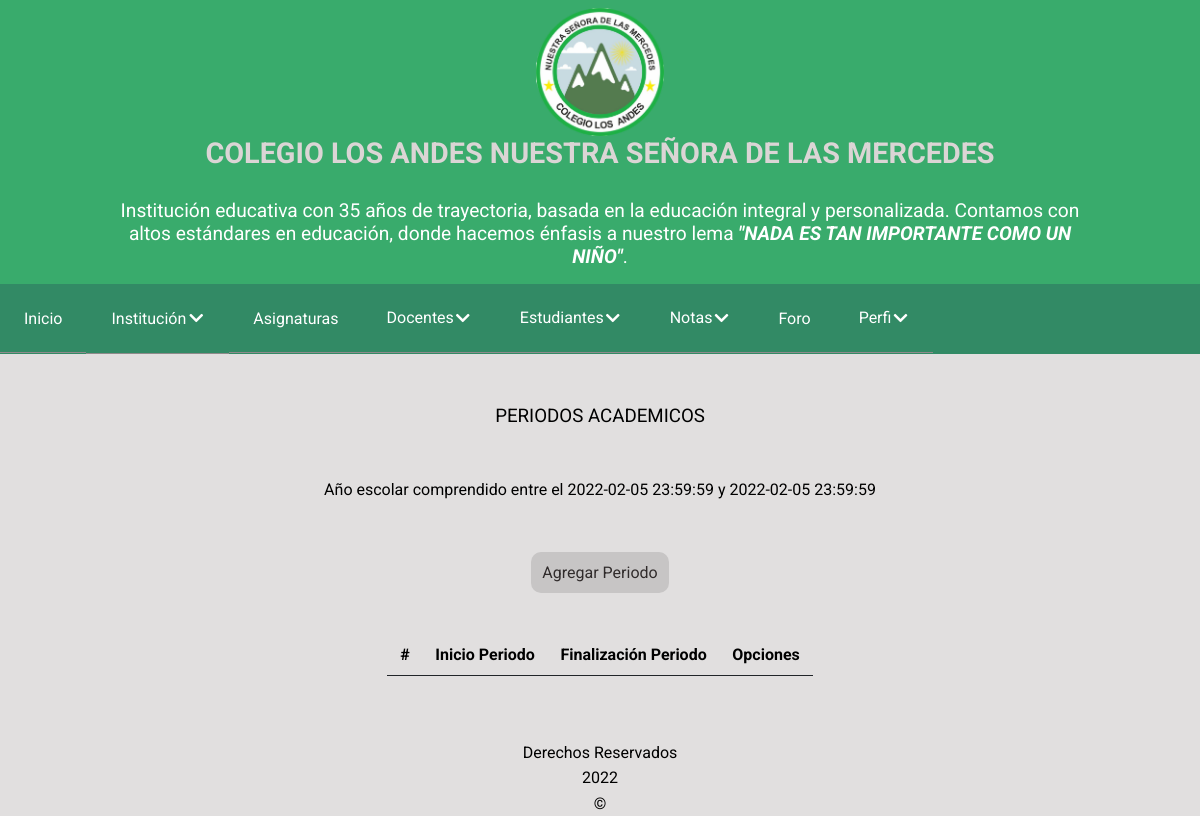
The app's page /principal.php?CONTENIDO=layout/components/lista-periodo.php (signed in), older data.
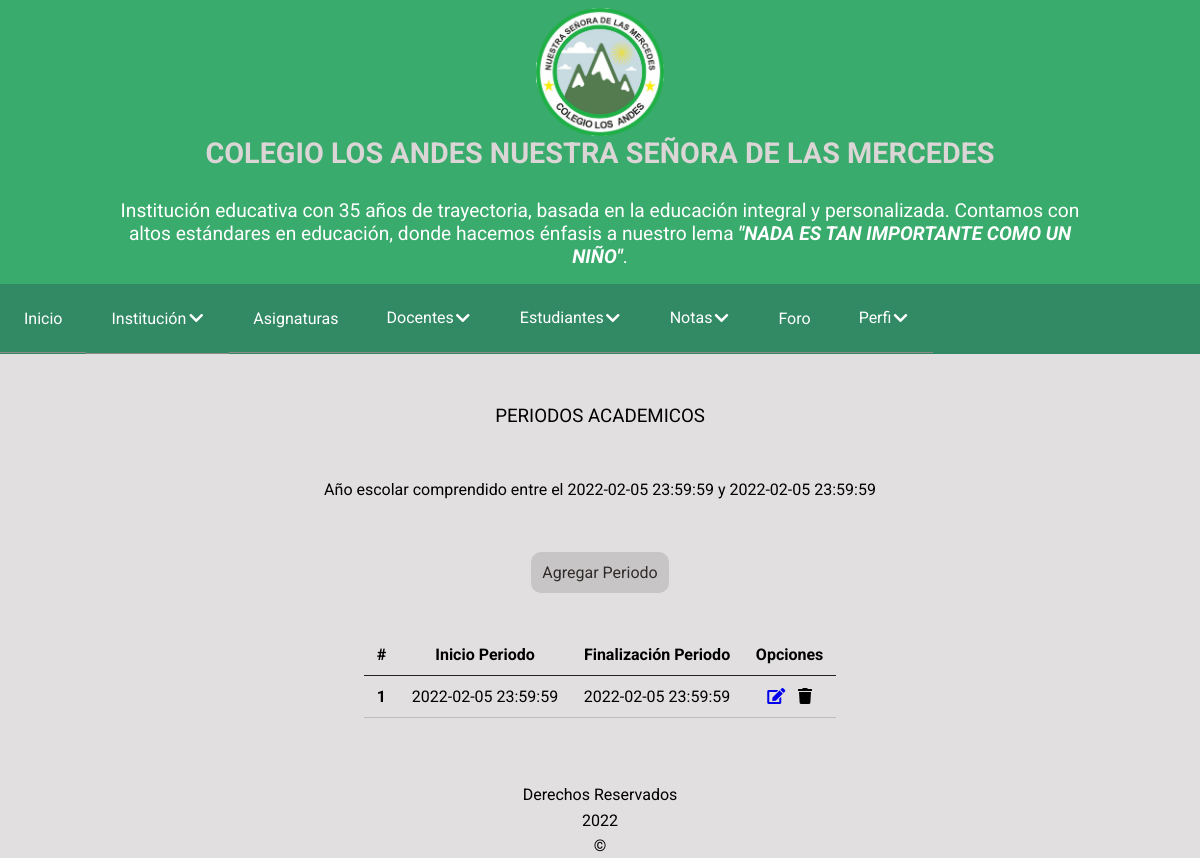
The same page, newer data.
### tables this page shows
CREATE TABLE periodo_academico (
    id int(4) NOT NULL AUTO_INCREMENT PRIMARY KEY,
    inicio_periodo DATETIME DEFAULT CURRENT_TIMESTAMP ON UPDATE CURRENT_TIMESTAMP,
    finalizacion_periodo DATETIME DEFAULT CURRENT_TIMESTAMP ON UPDATE CURRENT_TIMESTAMP
);

### logica/clases/PeriodoAcademico.php (called while the page is built, shortened)
<?php
class PeriodoAcademico
{
    private $id;
    private $inicioPeriodo;
    private $finalizacionPeriodo;
    public function __construct($campo, $valor)
    {
        if ($campo != null) {
            $this->id = $campo['id'];
            $this->inicioPeriodo = $campo['inicio_periodo'];
            $this->finalizacionPeriodo = $campo['finalizacion_periodo'];
        }
    }
    public function getId()
    {
        return $this->id;
    }
    public function getInicioPeriodo() {
        return $this->inicioPeriodo;
    }
    public function getFinalizacionPeriodo() {
        return $this->finalizacionPeriodo;
    }
    public static function getLista($filtro, $orden)
    {
        if ($filtro == null || $filtro == '') $filtro = '';
        else $filtro = " WHERE $filtro";
        if ($orden == null || $orden == '') $orden = '';
        else $orden = " ORDER BY $orden";
        $cadenaSQL = "SELECT id, inicio_periodo, finalizacion_periodo FROM periodo_academico $filtro $orden";
        return ConectorBD::ejecutarQuery($cadenaSQL);
    }
    public static function getListaEnObjetos($filtro, $orden)
    {
        $resultado = PeriodoAcademico::getLista($filtro, $orden);
        $lista = array();
        for ($i = 0; $i < count($resultado); $i++) {
            $periodo = new PeriodoAcademico($resultado[$i], null);
            $lista[$i] = $periodo;
        }
        return $lista;
    }
}

### logica/clasesGenericas/ConectorBD.php (called while the page is built, shortened)
<?php
class ConectorBD
{
    private $servidor;
    private $puerto;
    private $baseDatos;
    private $controlador;
    private $usuario;
    private $clave;
    public function __construct()
    {
        $ruta = dirname(__FILE__) . '/../../configuracion.ini';
        if (!file_exists($ruta)) {
            echo 'Error: No existe el archivo de configuracion de conexion a la base de datos. Nombre del archivo: ' . $ruta;
        } else {
            $parametros = parse_ini_file($ruta);
            if (!$parametros) {
                echo 'Error: no se pudo procesar el archivo de configuracion. Nombre del archivo: ' . $ruta;
            } else {
                $this->servidor = $parametros['servidor'];
                $this->puerto = $parametros['puerto'];
                $this->baseDatos = $parametros['baseDatos'];
                $this->controlador = $parametros['controlador'];
                $this->usuario = $parametros['usuario'];
                $this->clave = $parametros['clave'];
            }
        }
    }
    public function conectar()
    {
        try {
            $this->conexion = new PDO("$this->controlador:host=$this->servidor;port=$this->puerto;dbname=$this->baseDatos", $this->usuario, $this->clave);
            return true;
        } catch (Exception $exc) {
            echo 'No se pudo conectar a la base de datos. ' . $exc->getMessage();
            return false;
        }
    }
    public static function ejecutarQuery($cadenaSQL)
    {
        $conectorBD = new ConectorBD();
        if ($conectorBD->conectar()) {
            $sentencia = $conectorBD->conexion->prepare($cadenaSQL);
            if (!$sentencia->execute()) $consulta = false;
            else {
                $consulta = $sentencia->fetchAll();
            }
        } else  echo 'No se pudo conectar con la base de datos.';
        return $consulta;
    }
}

### layout/components/lista-periodo.php (the view, shortened to what this page needs)
<?php
$lista = '';
$count = 1;
$periodoList = PeriodoAcademico::getListaEnObjetos(null, null);
foreach ($periodoList as $item) {
    $lista .= "<tr>";
    $lista .= '<th scope="row">' . $count . '</th>';
    $lista .= "<td>{$item->getInicioPeriodo() }</td>";
    $lista .= "<td>{$item->getFinalizacionPeriodo() }</td>";
    $lista .= "<td class='as-text-center'>";
    $lista .= "<a class='as-edit' href='principal.php?CONTENIDO=layout/components/form-periodo.php&accion=Modificar&id={$item->getId()}'><i class='fas fa-edit'></i></a>";
    $lista .= "<span class='as-trash' onClick='eliminar({$item->getId()})'><i class='fas fa-trash'></i></span>";
    $lista .= "</td>";
    $lista .= "</tr>";
    $count++;
}
?>
<div class="as-layout-table">
    <div>
        <h3 class="as-title-table">PERIODOS ACADEMICOS</h3>
        <h4 class="as-title-table">Año escolar comprendido entre el 2022-02-05 23:59:59 y 2022-02-05 23:59:59</h4>
    </div>
    <div class="as-form-button-back">
        <a class="as-btn-back" href="principal.php?CONTENIDO=layout/components/form-periodo.php">Agregar Periodo</a>
    </div>
    <div>
        <table class="as-table">
            <thead>
                <tr>
                    <th scope="col">#</th>
                    <th scope="col">Inicio Periodo</th>
                    <th scope="col">Finalización Periodo</th>
                    <th scope="col">Opciones</th>
                </tr>
            </thead>
            <tbody>
                <?php print_r($lista); ?>
            </tbody>
        </table>
    </div>
</div>

### principal.php (shortened to what this page needs)
<?php
require_once 'logica/clasesGenericas/ConectorBD.php';
require_once 'logica/clasesGenericas/Footer.php';
require_once 'logica/clases/PeriodoAcademico.php';
?>
<!DOCTYPE html>
<html>
<head>
    <link rel="stylesheet" type="text/css" href="layout/css/main.css">
    <link rel="stylesheet" href="https://cdnjs.cloudflare.com/ajax/libs/font-awesome/5.15.4/css/all.min.css">
</head>
<body>
    <header>
        <nav class="as-nav-header">
            <div class="as-first-div">
                <img class="as-logo" src="layout/img/logo-oficial.png" alt="logo" />
            </div>
            <div class="as-information">
                <h3 class="as-title">COLEGIO LOS ANDES NUESTRA SEÑORA DE LAS MERCEDES</h3>
                <p>Institución educativa con 35 años de trayectoria, basada en la educación integral
                    y personalizada. Contamos con altos estándares en educación, donde hacemos énfasis a
                    nuestro lema <span>&quot;NADA ES TAN IMPORTANTE COMO UN NIÑO&quot;</span>.</p>
            </div>
        </nav>
    </header>
    <nav class="as-main-nav">
        <ul class="as-menu" id="as-menu">
            <li class="menu__item"><a href="principal.php?CONTENIDO=layout/inicio.php" class="as-menu__link">Inicio</a></li>
            <li class="menu__item as-dropdown-submenu">
                <a href="#" class="as-menu__link as-submenu-btn"> <span>Institución</span> <i class="fas fa-chevron-down"></i></a>
            </li>
            <li class="menu__item"><a href="principal.php?CONTENIDO=layout/components/lista-asignatura.php" class="as-menu__link">Asignaturas</a></li>
            <li class="menu__item as-dropdown-submenu">
                <a href="#" class="as-menu__link as-submenu-btn">Docentes <i class="fas fa-chevron-down"></i></a>
            </li>
            <li class="menu__item as-dropdown-submenu">
                <a href="#" class="as-menu__link as-submenu-btn">Estudiantes <i class="fas fa-chevron-down"></i></a>
            </li>
            <li class="menu__item as-dropdown-submenu">
                <a href="#" class="as-menu__link as-submenu-btn">Notas <i class="fas fa-chevron-down"></i></a>
            </li>
            <li class="menu__item"><a href="#" class="as-menu__link">Foro</a></li>
            <li class="menu__item as-dropdown-submenu">
                <a href="#" class="as-menu__link as-submenu-btn">Perfi <i class="fas fa-chevron-down"></i></a>
            </li>
        </ul>
    </nav>
    <main class="as-layout">
        <?php include $_REQUEST['CONTENIDO']; ?>
    </main>
    <?php
    $footer = Footer::showFooter();
    echo $footer;
    ?>
</body>
</html>

### logica/clasesGenericas/Footer.php
<?php
class Footer
{
    public static function showFooter()
    {
        $footer = '
        <footer class="as-footer">
		<p>Derechos Reservados</p>
		<p>
			<script>
				date = new Date().getFullYear();
				document.write(date);
			</script>
		</p>
		<p>&copy;</p>
	</footer>';
        return $footer;
    }
}

### layout/css/main.css (style rules this page uses)
body { margin: 0; padding: 0; background-color: #e1dfdf; background-size: cover; font-family: 'Roboto', sans-serif; height: auto; }
.as-nav-header { display: flex; flex-direction: column; justify-content: center; align-items: center; text-align: center; padding: 0.5rem 0 0; background-color: #39ab6c; }
.as-nav-header .as-first-div { z-index: 9; height: 5.2rem; }
.as-nav-header .as-logo { max-width: 6rem; transform: scale(1); transition: all .4s ease-out; }
.as-nav-header .as-information { position: relative; background-color: #39ab6c; padding: 0.2rem 0; width: 100%; }
.as-nav-header .as-information .as-title { color: #dbd5d5; }
.as-nav-header .as-information p { font-weight: 400; visibility: hidden; transition: all .4s ease-out; display: none; color: #ffffff; }
.as-nav-header .as-information p span { font-style: italic; font-weight: 700; }
.as-form-button-back { display: flex; justify-content: flex-start; align-items: center; text-align: center; margin: 1rem 1.5rem 1.5rem 1.5rem; }
.as-form-button-back .as-btn-back { background-color: #c7c5c5; max-width: 12rem; padding: 0.7rem; border-radius: 10px; font-weight: 400; color: #302b2b; text-transform: capitalize; border: none; outline: none; text-decoration: none; }
.as-footer { display: flex; justify-content: center; flex-direction: column; align-items: center; margin-top: 2rem; font-family: 'Roboto', sans-serif; }
.as-footer p { padding: 0.2rem; margin: 0; }
.as-menu, .as-submenu { list-style: none; padding: 0; margin: 0; }
.as-menu { background-color: rgb(50, 138, 101); width: 100%; margin-left: -100%; transition: all 0.5s; position: absolute; }
.as-menu__link { display: flex; padding: 1.5em 1.5em; color: #ffffff; font-size: 1em; text-decoration: none; border-bottom: 1px solid #8e8b8b; }
.as-menu .menu__item .as-submenu-btn span { padding: 1px; }
.as-menu .menu__item .as-submenu-btn i { padding: 2px; }
.as-layout { padding: 1rem; }
.as-layout-table { display: flex; justify-content: center; align-items: center; flex-direction: column; }
.as-layout-table .as-title-table { font-weight: 400; padding: 1rem 0.4rem; text-align: center; }
.as-layout-table .as-table { caption-side: bottom; border-collapse: collapse; margin: 1rem .5rem; }
.as-layout-table .as-table tbody, td, tfoot, th, thead, tr { border-color: inherit; border-style: solid; border-width: 0; }
.as-layout-table .as-table thead { vertical-align: bottom; border-bottom: 1px solid #212529; }
.as-layout-table .as-table thead tr th { vertical-align: bottom; padding: .7rem .8rem; }
.as-layout-table .as-table tbody tr { border-bottom: 1px solid #babec2; }
.as-layout-table .as-table tbody tr td { padding: .7rem .8rem; }
.as-text-center { text-align: center; }
.as-edit { padding: 0 .4rem; }
.as-trash { padding: 0 .4rem; cursor: pointer; }
@media (min-width: 576px) { .as-nav-header { flex-direction: column; } }
@media (min-width: 576px) { .as-nav-header .as-logo { max-width: 7rem; } }
@media (min-width: 576px) { .as-nav-header .as-information { padding: 1rem 0; } }
@media (min-width: 576px) { .as-nav-header .as-information .as-title { font-size: 1.5rem; } }
@media (min-width: 576px) { .as-nav-header .as-information p { visibility: visible; display: inherit; } }
@media (min-width: 768px) { .as-nav-header .as-logo { max-width: 8rem; } }
@media (min-width: 768px) { .as-nav-header .as-information .as-title { font-size: 1.7rem; } }
@media (min-width: 768px) { .as-nav-header .as-information p { visibility: visible; display: inherit; max-width: 80vw; margin: 0 auto; font-size: 1.2rem; } }
@media (min-width: 992px) { .as-nav-header .as-information .as-title { font-size: 1.8rem; } }
@media (min-width: 992px) { .as-menu { margin-left: 0; display: flex; align-items: center; justify-content: start; position: relative; } }
@media (min-width: 992px) { .as-dropdown-submenu { position: relative; } }
@media (min-width: 1200px) { .as-nav-header { flex-direction: column; } }

Row changes from the older to the newer data that the page shows:
added periodo_academico: inicio_periodo "2022-02-05 23:59:59", finalizacion_periodo "2022-02-05 23:59:59"
